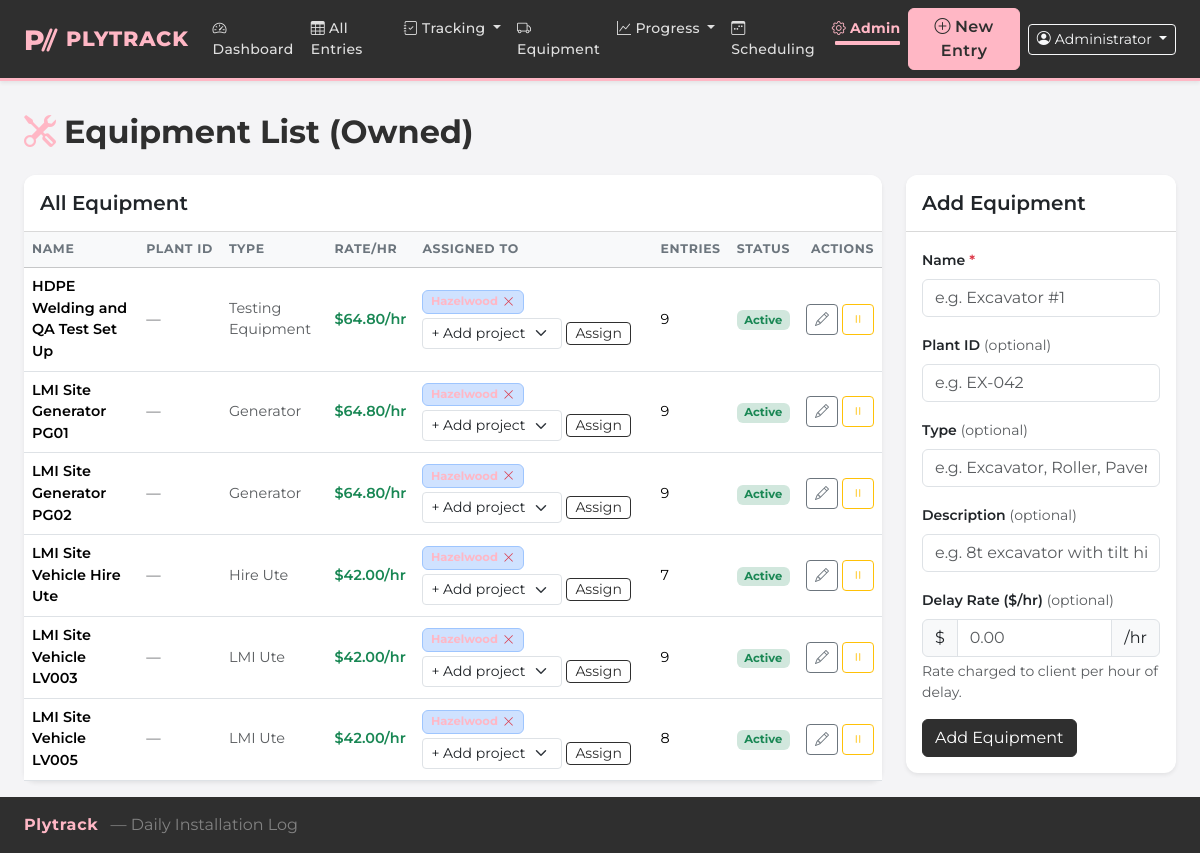
/admin/machines (signed in), run on the app's committed database.
### models.py (models this page shows, shortened)
class User(UserMixin, db.Model):
    id = db.Column(db.Integer, primary_key=True)
    username = db.Column(db.String(100), nullable=False, unique=True)
    display_name = db.Column(db.String(200))       # full name shown in entries
    email = db.Column(db.String(200))              # contact email
    password_hash = db.Column(db.String(256), nullable=False)
    is_admin = db.Column(db.Boolean, default=False)
    active = db.Column(db.Boolean, default=True)
    created_at = db.Column(db.DateTime, default=datetime.utcnow)
    entries = db.relationship('DailyEntry', backref='submitted_by_user', lazy=True)
    @property
    def is_active(self):
        return self.active

class Machine(db.Model):
    id = db.Column(db.Integer, primary_key=True)
    name = db.Column(db.String(200), nullable=False)
    plant_id = db.Column(db.String(100))           # internal plant/fleet ID
    machine_type = db.Column(db.String(100))
    description = db.Column(db.Text)               # what the item is / notes
    delay_rate = db.Column(db.Float)
    active = db.Column(db.Boolean, default=True)
    created_at = db.Column(db.DateTime, default=datetime.utcnow)

class ProjectMachine(db.Model):
    id = db.Column(db.Integer, primary_key=True)
    project_id = db.Column(db.Integer, db.ForeignKey('project.id'), nullable=False)
    machine_id = db.Column(db.Integer, db.ForeignKey('machine.id'), nullable=False)
    assigned_date = db.Column(db.Date)        # optional: date machine arrived on site
    notes = db.Column(db.Text)
    created_at = db.Column(db.DateTime, default=datetime.utcnow)
    project = db.relationship('Project', backref='project_machines')
    machine = db.relationship('Machine', backref='project_assignments')

### app.py (the view, shortened to what this page needs)
@app.route('/admin/machines', methods=['GET', 'POST'])
def admin_machines():
    machines = Machine.query.order_by(Machine.name).all()
    projects = Project.query.filter_by(active=True).order_by(Project.name).all()
    all_assignments = ProjectMachine.query.all()
    assignments_by_machine = {}
    for pm in all_assignments:
        assignments_by_machine.setdefault(pm.machine_id, []).append(pm)
    return render_template('admin/machines.html', machines=machines, projects=projects,
                           assignments_by_machine=assignments_by_machine)

### app.py (called while the page is built)
@login_manager.user_loader
def load_user(user_id):
    return User.query.get(int(user_id))

@app.context_processor
def inject_active_projects():
    try:
        projects = Project.query.filter_by(active=True).order_by(Project.name).all()
    except Exception:
        projects = []
    return {'_active_projects': projects}

@app.before_request
def require_login():
    public_endpoints = {'login', 'logout', 'static'}
    if request.endpoint not in public_endpoints and not current_user.is_authenticated:
        return redirect(url_for('login', next=request.url))

### templates/admin/machines.html (shortened to what this page needs)
{% extends "base.html" %}
{% block content %}
<div class="d-flex justify-content-between align-items-center mb-4">
  <h2 class="fw-bold mb-0"><i class="bi bi-tools me-2 text-primary"></i>Equipment List (Owned)</h2>
</div>
<div class="row g-4">
  <div class="col-lg-9">
    <div class="card border-0 shadow-sm">
      <div class="card-header bg-white py-3">
        <h5 class="mb-0 fw-semibold">All Equipment</h5>
      </div>
      <div class="card-body p-0">
        {% if machines %}
        <table class="table table-hover align-middle mb-0">
          <thead class="table-light">
            <tr>
              <th>Name</th>
              <th>Plant ID</th>
              <th>Type</th>
              <th>Rate/hr</th>
              <th>Assigned To</th>
              <th>Entries</th>
              <th>Status</th>
              <th class="text-end">Actions</th>
            </tr>
          </thead>
          <tbody>
            {% for machine in machines %}
            {% set machine_assignments = assignments_by_machine.get(machine.id, []) %}
            {% set assigned_project_ids = machine_assignments | map(attribute='project_id') | list %}
            <tr>
              <td class="fw-semibold">
                {{ machine.name }}
              </td>
              <td class="text-muted">{{ machine.plant_id or '—' }}</td>
              <td class="text-muted">{{ machine.machine_type or '—' }}</td>
              <td>
                {% if machine.delay_rate %}
                  <span class="text-success fw-semibold">${{ '%.2f'|format(machine.delay_rate) }}/hr</span>
                {% else %}
                  <span class="text-muted">—</span>
                {% endif %}
              </td>
              <td style="min-width:200px;">
                <div class="d-flex flex-wrap gap-1 align-items-center">
                  {% for pm in machine_assignments %}
                  <span class="badge bg-primary-subtle text-primary border border-primary-subtle d-inline-flex align-items-center gap-1">
                    <form method="POST" class="d-inline m-0 p-0">
                      <button type="submit" class="btn btn-link p-0 m-0 text-danger" style="font-size:0.7rem;line-height:1;"
                              title="Remove assignment" onclick="return confirm('Remove from {{ pm.project.name }}?')">
                        <i class="bi bi-x-lg"></i>
                      </button>
                    </form>
                  </span>
                  {% endfor %}
                  <form method="POST" class="d-inline-flex gap-1 align-items-center">
                    <select name="project_id" class="form-select form-select-sm" style="width:auto;max-width:140px;">
                      <option value="">+ Add project</option>
                    </select>
                    <button type="submit" class="btn btn-sm btn-outline-primary py-0 px-2">Assign</button>
                  </form>
                </div>
              </td>
              <td>{{ machine.entries|length }}</td>
              <td>
                {% if machine.active %}
                  <span class="badge bg-success-subtle text-success">Active</span>
                {% else %}
                  <span class="badge bg-secondary-subtle text-secondary">Inactive</span>
                {% endif %}
              </td>
              <td class="text-end">
                <div class="d-flex gap-1 justify-content-end">
                  <button class="btn btn-sm btn-outline-secondary" type="button"
                          onclick="openEditMachine({{ machine.id }}, '{{ machine.name|replace("'", "\\'") }}', '{{ (machine.plant_id or '')|replace("'", "\\'") }}', '{{ (machine.machine_type or '')|replace("'", "\\'") }}', '{{ machine.delay_rate or '' }}', '{{ (machine.description or '')|replace("'", "\\'") }}')"
                          title="Edit">
                    <i class="bi bi-pencil"></i>
                  </button>
                  <form method="POST" class="d-inline">
                    <button type="submit" class="btn btn-sm btn-outline-{% if machine.active %}warning{% else %}success{% endif %}"
                            title="{% if machine.active %}Deactivate{% else %}Activate{% endif %}">
                      <i class="bi bi-{% if machine.active %}pause{% else %}play{% endif %}"></i>
                    </button>
                  </form>
                </div>
              </td>
            </tr>
            {% endfor %}
          </tbody>
        </table>
        {% else %}
        <div class="text-center py-5 text-muted">
          <i class="bi bi-tools fs-1 d-block mb-2"></i>
          No equipment yet. Add your first item.
        </div>
        {% endif %}
      </div>
    </div>
  </div>
  <div class="col-lg-3">
    <div class="card border-0 shadow-sm">
      <div class="card-header bg-white py-3">
        <h5 class="mb-0 fw-semibold" id="formTitle">Add Equipment</h5>
      </div>
      <div class="card-body">
        <form method="POST" id="machineForm">
          <div class="mb-3">
            <label class="form-label fw-semibold">Name <span class="text-danger">*</span></label>
            <input type="text" name="name" id="machineName" class="form-control" required placeholder="e.g. Excavator #1">
          </div>
          <div class="mb-3">
            <label class="form-label fw-semibold">Plant ID <span class="text-muted fw-normal">(optional)</span></label>
            <input type="text" name="plant_id" id="machinePlantId" class="form-control"
                   placeholder="e.g. EX-042">
          </div>
          <div class="mb-3">
            <label class="form-label fw-semibold">Type <span class="text-muted fw-normal">(optional)</span></label>
            <input type="text" name="machine_type" id="machineType" class="form-control"
                   placeholder="e.g. Excavator, Roller, Paver...">
          </div>
          <div class="mb-3">
            <label class="form-label fw-semibold">Description <span class="text-muted fw-normal">(optional)</span></label>
            <input type="text" name="description" id="machineDescription" class="form-control"
                   placeholder="e.g. 8t excavator with tilt hitch">
          </div>
          <div class="mb-3">
            <label class="form-label fw-semibold">
              Delay Rate ($/hr) <span class="text-muted fw-normal">(optional)</span>
            </label>
            <div class="input-group">
              <span class="input-group-text">$</span>
              <input type="number" name="delay_rate" id="machineDelayRate" class="form-control"
                     min="0" step="0.01" placeholder="0.00">
              <span class="input-group-text">/hr</span>
            </div>
            <div class="form-text">Rate charged to client per hour of delay.</div>
          </div>
          <div class="d-flex gap-2">
            <button type="submit" class="btn btn-primary" id="submitBtn">Add Equipment</button>
          </div>
        </form>
      </div>
    </div>
  </div>
</div>
{% endblock %}

### templates/base.html (shortened to what this page needs)
<!DOCTYPE html>
<html lang="en">
<head>
  <link href="https://cdn.jsdelivr.net/npm/bootstrap@5.3.3/dist/css/bootstrap.min.css" rel="stylesheet">
  <link href="https://cdn.jsdelivr.net/npm/bootstrap-icons@1.11.3/font/bootstrap-icons.css" rel="stylesheet">
  <link href="{{ url_for('static', filename='css/custom.css') }}" rel="stylesheet">
</head>
<body>
<nav class="navbar navbar-expand-lg ply-navbar shadow-sm">
  <div class="container-fluid px-4">
    <a class="navbar-brand d-flex align-items-center gap-2" href="{{ url_for('index') }}">
      <svg width="34" height="30" viewBox="0 0 34 30" fill="none" xmlns="http://www.w3.org/2000/svg" aria-hidden="true">
        <text x="0" y="26" font-family="Montserrat, sans-serif" font-weight="800" font-size="28" fill="#FFB7C5">P</text>
      </svg>
      <span>Plytrack</span>
    </a>
    <div class="collapse navbar-collapse" id="navMenu">
      <ul class="navbar-nav me-auto mb-2 mb-lg-0">
        <li class="nav-item">
          <a class="nav-link {% if request.endpoint == 'index' %}active{% endif %}" href="{{ url_for('index') }}">
            <i class="bi bi-speedometer2 me-1"></i>Dashboard
          </a>
        </li>
        <li class="nav-item">
          <a class="nav-link {% if request.endpoint == 'entries' %}active{% endif %}" href="{{ url_for('entries') }}">
            <i class="bi bi-table me-1"></i>All Entries
          </a>
        </li>
        <li class="nav-item dropdown">
          <a class="nav-link dropdown-toggle {% if request.endpoint and (request.endpoint.startswith('hire') or 'delay_report' in (request.endpoint or '') or request.endpoint == 'morning_standdown') %}active{% endif %}"
             href="#" data-bs-toggle="dropdown">
            <i class="bi bi-journal-check me-1"></i>Tracking
          </a>
        </li>
        <li class="nav-item">
          <a class="nav-link {% if request.endpoint == 'equipment_overview' %}active{% endif %}"
             href="{{ url_for('equipment_overview') }}">
            <i class="bi bi-truck me-1"></i>Equipment
          </a>
        </li>
        <li class="nav-item dropdown">
          <a class="nav-link dropdown-toggle {% if request.endpoint and ('project_dashboard' in request.endpoint or 'panel' in request.endpoint) %}active{% endif %}"
             href="#" data-bs-toggle="dropdown">
            <i class="bi bi-graph-up me-1"></i>Progress
          </a>
        </li>
        <li class="nav-item">
          <a class="nav-link {% if request.endpoint and 'scheduling' in request.endpoint %}active{% endif %}"
             href="{{ url_for('scheduling_overview') }}">
            <i class="bi bi-calendar3-week me-1"></i>Scheduling
          </a>
        </li>
        <li class="nav-item dropdown">
          <a class="nav-link dropdown-toggle {% if request.endpoint and 'admin' in request.endpoint %}active{% endif %}"
             href="#" data-bs-toggle="dropdown">
            <i class="bi bi-gear me-1"></i>Admin
          </a>
        </li>
      </ul>
      <div class="d-flex align-items-center gap-2">
        <a href="{{ url_for('new_entry') }}" class="btn btn-ply-primary fw-semibold">
          <i class="bi bi-plus-circle me-1"></i>New Entry
        </a>
        <div class="dropdown">
          <button class="btn btn-outline-light btn-sm dropdown-toggle" data-bs-toggle="dropdown">
            <i class="bi bi-person-circle me-1"></i>{{ current_user.display_name or current_user.username }}
          </button>
        </div>
      </div>
    </div>
  </div>
</nav>
<div class="container-fluid px-4 py-3">
  {% block content %}{% endblock %}
</div>
<footer class="footer mt-auto py-3">
  <div class="container-fluid px-4">
    <span class="ply-footer-brand">Plytrack</span>
    <span class="ms-2" style="color:rgba(255,255,255,0.4);">&mdash; Daily Installation Log</span>
  </div>
</footer>
</body>
</html>

### static/css/custom.css (style rules this page uses)
:root { --ply-pink: #FFB7C5; --ply-pink-dark: #e8899a; --ply-slate: #2F2F2F; --ply-slate-mid: #3f3f3f; --ply-concrete: #D9D9D9; --ply-sky: #A6E6FC; --ply-bg: #f4f4f6; --bs-primary: #FFB7C5; --bs-primary-rgb: 255, 183, 197; --bs-link-color: #2F2F2F; --bs-link-hover-color: #e8899a; }
body { background-color: var(--ply-bg); min-height: 100vh; display: flex; flex-direction: column; font-family: 'Montserrat', sans-serif; }
.container-fluid { max-width: 1400px; }
.navbar.ply-navbar { background-color: var(--ply-slate) !important; border-bottom: 3px solid var(--ply-pink); }
.ply-navbar .navbar-brand { color: var(--ply-pink) !important; font-weight: 800; font-size: 1.3rem; letter-spacing: 0.04em; text-transform: uppercase; }
.ply-navbar .nav-link { color: rgba(255,255,255,0.85) !important; font-weight: 500; font-size: 0.875rem; letter-spacing: 0.02em; }
.ply-navbar .nav-link.active { color: var(--ply-pink) !important; font-weight: 700; }
.btn-ply-primary { background-color: var(--ply-pink); border-color: var(--ply-pink); color: var(--ply-slate); font-weight: 700; letter-spacing: 0.03em; }
.btn-primary { background-color: var(--ply-slate); border-color: var(--ply-slate); color: #fff; }
.btn-outline-primary { color: var(--ply-slate); border-color: var(--ply-slate); }
.card { border-radius: 0.75rem; border: none; box-shadow: 0 1px 4px rgba(0,0,0,0.07); }
.card-header { border-radius: 0.75rem 0.75rem 0 0 !important; border-bottom: 1px solid var(--ply-concrete); background-color: #fff; }
.table th { font-size: 0.78rem; font-weight: 700; text-transform: uppercase; letter-spacing: 0.05em; color: #6c757d; white-space: nowrap; }
.table td { font-size: 0.9rem; }
.badge { font-size: 0.72rem; }
.form-label.fw-semibold { font-size: 0.875rem; }
.footer { margin-top: auto; background-color: var(--ply-slate) !important; border-top: none !important; color: rgba(255,255,255,0.5); }
.footer .ply-footer-brand { color: var(--ply-pink); font-weight: 700; letter-spacing: 0.04em; }
.ply-navbar .nav-link.active::after { content: ''; display: block; height: 2px; background: var(--ply-pink); border-radius: 1px; margin-top: 2px; }
h2.fw-bold, h1.fw-bold { color: var(--ply-slate); }

### data on the page
User: display_name "Administrator"
Machine: name "HDPE Welding and QA Test Set Up", plant_id "—", machine_type "Testing Equipment", delay_rate "64.80", entries|length "9", active "Active"
Machine: name "LMI Site Generator PG01", plant_id "—", machine_type "Generator", delay_rate "64.80", entries|length "9", active "Active"
Machine: name "LMI Site Generator PG02", plant_id "—", machine_type "Generator", delay_rate "64.80", entries|length "9", active "Active"
Machine: name "LMI Site Vehicle Hire Ute", plant_id "—", machine_type "Hire Ute", delay_rate "42.00", entries|length "7", active "Active"
Machine: name "LMI Site Vehicle LV003", plant_id "—", machine_type "LMI Ute", delay_rate "42.00", entries|length "9", active "Active"
Machine: name "LMI Site Vehicle LV005", plant_id "—", machine_type "LMI Ute", delay_rate "42.00", entries|length "8", active "Active"
